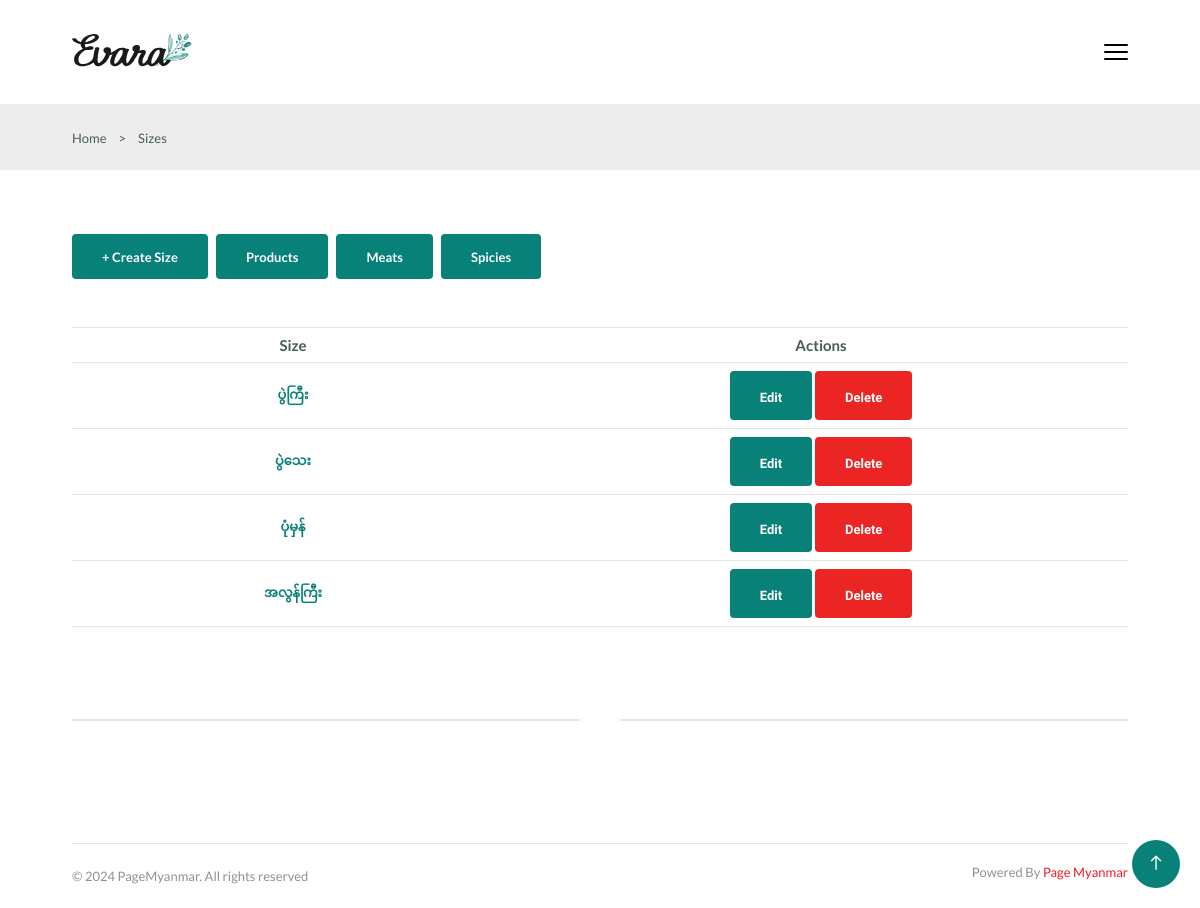
Before: /sizes/ (signed in) with the older database file.
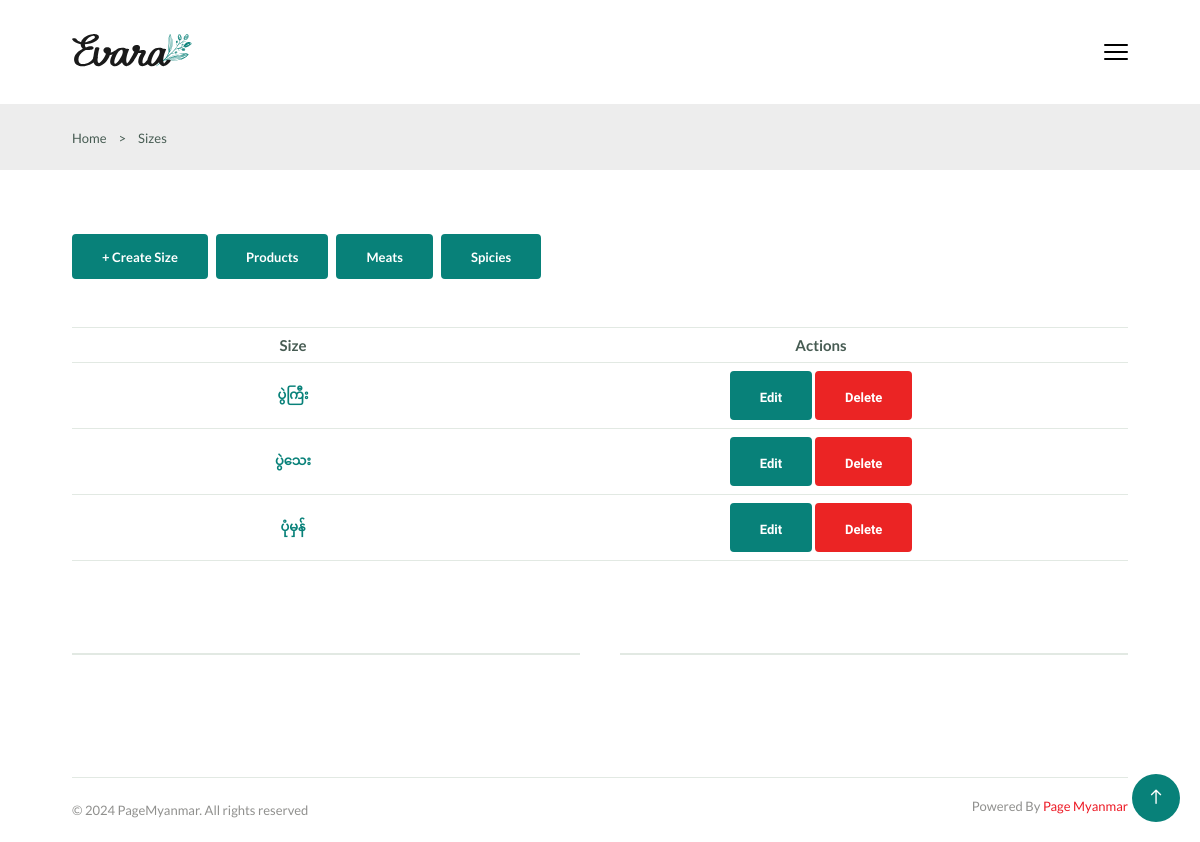
After: the same page with the newer database file.
### app/models.py (models this page shows)
class SizeModel(models.Model):
    name = models.CharField(max_length=200)
    created_at = models.DateTimeField(auto_now_add=True)
    updated_at = models.DateTimeField(auto_now=True)

### app/views.py (the view)
# urls.py: path('sizes/',Sizes),
@login_required(login_url=settings.LOGIN_URL)
@role_permission_required('app.view_sizemodel')
def Sizes(request):
    sizes = SizeModel.objects.all()
    context = {
        'sizes':sizes
    }
    return render(request, 'sizes.html', context)

### app/context_processors.py (called while the page is built, shortened)
def Counts(request):
    table_id = request.resolver_match.kwargs.get('id')  # Get `id` from the URL kwargs
    return {
        'cart_count': 0,
    }

### app/templatetags/custom_permissions.py (called while the page is built)
@register.filter
def has_role_permission(user, permission_codename):
    if user.is_authenticated and hasattr(user, 'has_permission'):
        return user.has_permission(permission_codename)
    return False

### authentication/models.py (called while the page is built)
    def has_permission(self, perm_codename):
        if self.role:
            return self.role.permissions.filter(codename=perm_codename).exists()
        return False

### templates/sizes.html (shortened to what this page needs)
{% extends 'components/base.html' %}
{% block body %}
{% load custom_permissions %}
<section class="breadcrumb">
    <ul class="breadcrumb__list flex container">
        <li><a href="/" class="breadcrumb__link">Home</a></li>
        <li><span class="breadcrumb__link">></span></li>
        <li><span class="breadcrumb__link">Sizes</span></li>
    </ul>
</section>
<section class="cart section--lg container">
    {% if request.user|has_role_permission:'add_productmodel' %}
    <div class="flex" style="margin-bottom: 3rem;">
        <button onclick="window.location.href='/create-size/'"class="btn btn--md">+ Create Size</button>
        <button onclick="window.location.href='/products/'" class="btn btn--md">Products</button>
        <button onclick="window.location.href='/meats/'" class="btn btn--md">Meats</button>
        <button onclick="window.location.href='/spicies/'" class="btn btn--md">Spicies</button>
    </div>
    {% endif %}
    <div class="table__container">
        <table class="table">
            <tr>
                <th>Size</th>
                {% if request.user|has_role_permission:'change_sizemodel' and request.user|has_role_permission:'delete_sizemodel' %}
                <th style="width: 300px;">Actions</th>
                {% endif %}
            </tr>
            {% for size in sizes %}
            <tr>
                <td>
                    <h3 style="white-space: nowrap;" class="table__title">{{size.name}}</h3>
                </td>
                {% if request.user|has_role_permission:'change_sizemodel' and request.user|has_role_permission:'delete_sizemodel' %}
                <td style="width: 300px;">
                    <a href="/update-size/{{size.id}}/" class="btn btn-es">Edit</a>
                    <a href="/delete-size/{{size.id}}/" class="btn btn-es delete">Delete</a>
                </td>
                {% endif %}
            </tr>
            {% endfor %}
        </table>
    </div>
    <div class="divider">
        <i class="fi fi-rs-fingerprint"></i>
    </div>
</section>
{% endblock %}

Changed rows visible on the page:
removed SizeModel: name "အလွန်ကြီး"
